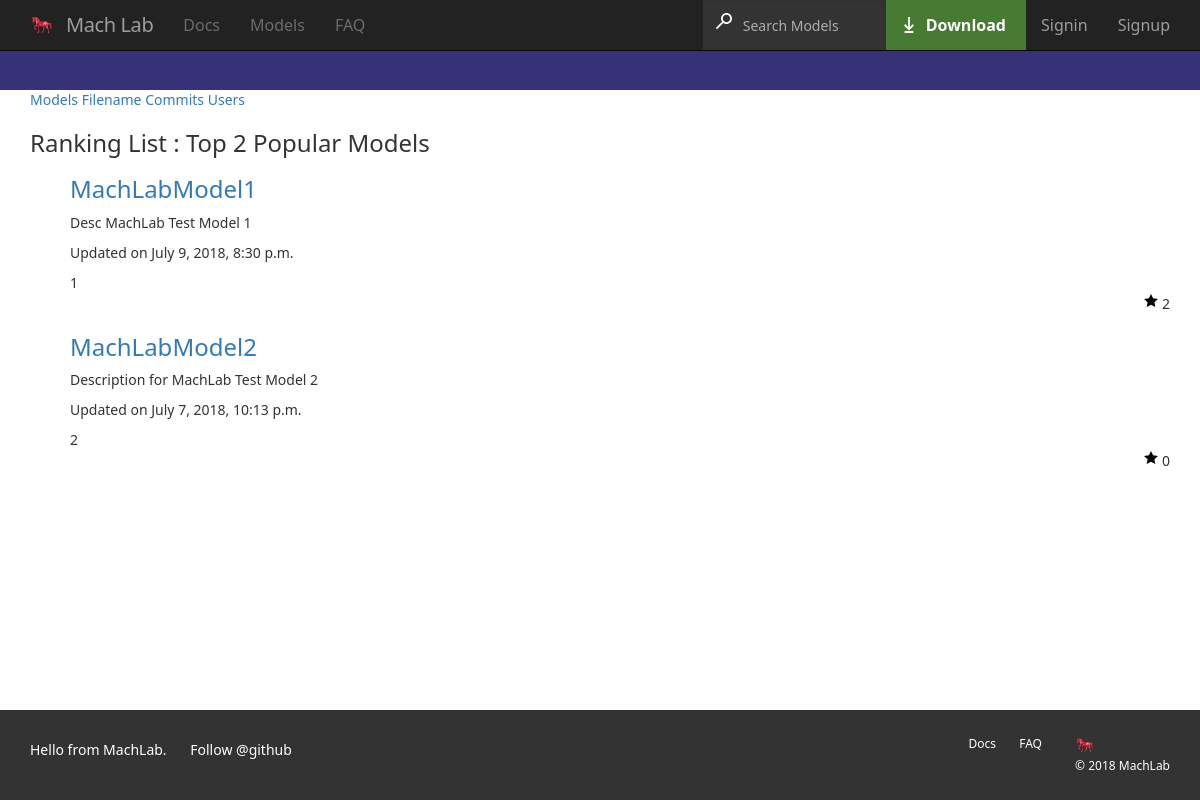
The page /models/ranking-list on the database as committed earlier.
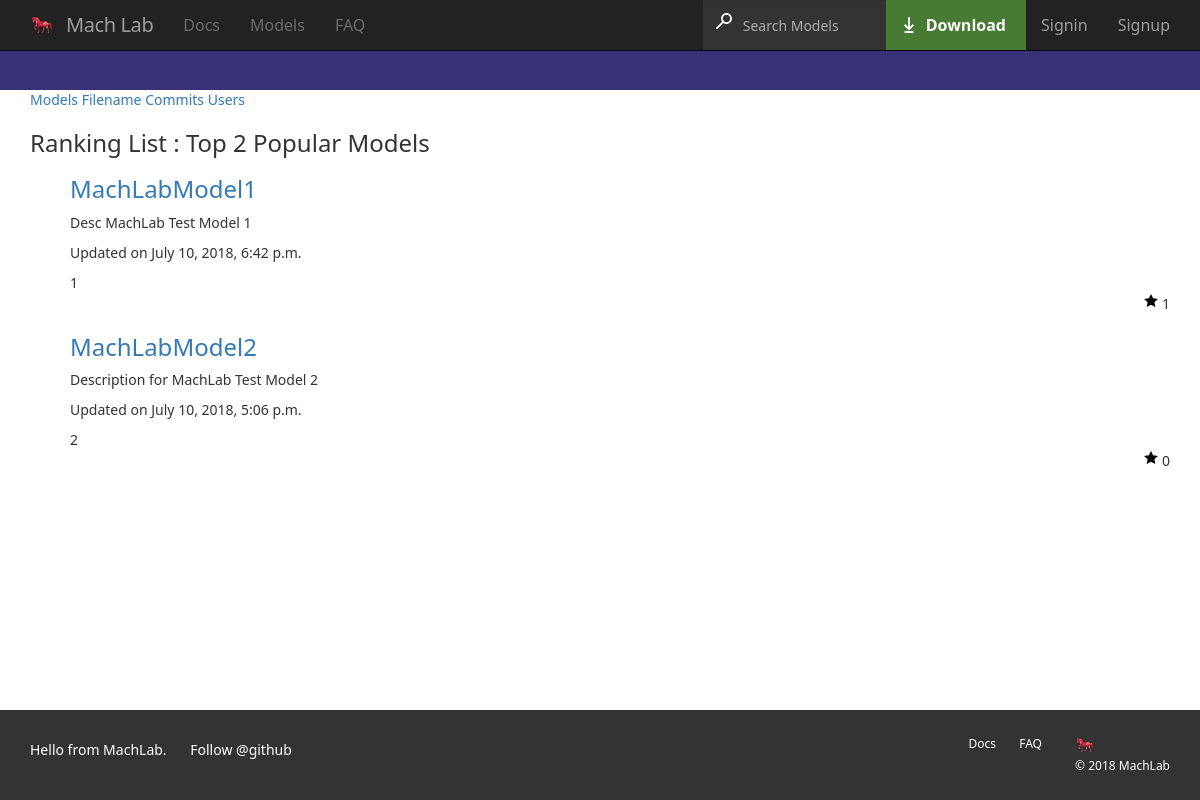
The same page on the database as committed later.
### MachLab/models.py (models this page shows, shortened)
class Model(models.Model):
    user = models.ForeignKey(User, on_delete=models.CASCADE)
    model_name = models.CharField(max_length=32)
    model_type = models.IntegerField(choices=model_type_choices, default=(0, 'default'), blank=True)
    description = models.TextField(max_length=256, blank=True, null=True)
    star_count = models.IntegerField(default=0)
    click_count = models.IntegerField(default=0)
    modified_datetime = models.DateTimeField(auto_now=True)
    class Meta:
        ordering = ['-star_count']

### Models/views.py (the view)
def ranking_list(request):
    context = {}
    context['title'] = '模型精选 | MachLab'
    context['q'] = 'RankingList'
    context['type'] = 'RankingList'
    context['n_top'] = n_top
    models = get_n_top(n_top)
    context['models'] = models
    return render(request, 'search.html', context)

### MachLab/record.py (called while the page is built)
def get_n_top(n_top=12):
    models = Model.objects.all().order_by('-click_count')[0:n_top]
    return models

### Search/templates/search.html (shortened to what this page needs)
﻿{% extends "base.html" %}
{% block main %}
<div role="main" class="application-main ">
    <div id="js-pjax-container" data-pjax-container="">
        <div class="container mt-4">
            <div class="columns">
                <div class="column one-fourth">
                    <nav class="menu border" data-pjax="">
                    <a class="menu-item selected" href="/search?q={{q}}&amp;type=Models">Models</a>
                    <a class="menu-item " href="/search?q={{q}}&amp;type=Modelfiles">Filename</a>
                    <a class="menu-item " href="/search?q={{q}}&amp;type=Commits">Commits</a>
                    <a class="menu-item " href="/search?q={{q}}&amp;type=Users">Users</a>
                    </nav>
                </div>
                <div class="column three-fourths codesearch-results">
                    <div class="pl-2">
                        <div class="d-flex flex-justify-between border-bottom pb-3">
                            {% if type == 'RankingList' %}
                                <h3>Ranking List : Top {{n_top}} Popular Models</h3>
                            {% elif type == 'Models' %}
                                <h3>{{result_model_count}} model results</h3>
                            {% elif type == 'Modelfiles' %}
                                <h3><span class="d-inline-block v-align-middle">Showing {{result_modelfile_count}} available file results</span></h3>
                            {% elif type == 'Commits' %}
                                <h3>{{result_issue_count}} commits</h3>
                            {% elif type == 'Users' %}
                                <h3>{{result_user_count}} users</h3>
                            {% endif %}
                        </div>
                        {% if type == '' or type == 'Models' or type == 'RankingList' %}
                        <ul class="repo-list">
                            {% for model in models %}
                            <div class="repo-list-item d-flex flex-justify-start py-4 public source">
                                <div class="col-8 pr-3">
                                    <h3>
                                        <a class="v-align-middle" href="/models/{{model.user.username}}/{{model.model_name}}">{{model.model_name}}</a>
                                    </h3>
                                    <p class="col-9 d-inline-block text-gray mb-2 pr-4">
                                    {{model.description}}
                                    </p>
                                    <div class="d-flex">
                                        <p class="f6 text-gray mr-3 mb-0 mt-2">
                                        Updated <relative-time datetime="{{model.modified_datetime}}" title="{{model.modified_datetime}}">on {{model.modified_datetime}}</relative-time>
                                        </p>
                                    </div>
                                </div>
                                <div class="d-table-cell col-2 text-gray pt-2">
                                    {{model.model_type}}
                                </div>
                                <div class="col-2 text-right pt-1 pr-3 pt-2">
                                    <span class="muted-link" href="">
                                        <svg aria-label="star" class="octicon octicon-star" viewBox="0 0 14 16" version="1.1" width="14" height="16" role="img"><path fill-rule="evenodd" d="M14 6l-4.9-.64L7 1 4.9 5.36 0 6l3.6 3.26L2.67 14 7 11.67 11.33 14l-.93-4.74L14 6z"></path></svg>
                                        {{model.star_count}}
                                    </span>
                                </div>
                            </div>
                            {% endfor %}
                        </ul>
                        {% endif %}
                    </div>
                </div>
            </div>
        </div>
    </div>
</div>
{% endblock %}

### templates/base.html (shortened to what this page needs)
﻿<!DOCTYPE html>
<html lang="en" xmlns="http://www.w3.org/1999/xhtml">
<head>
    <link rel="stylesheet" type="text/css" href="/static/css/style.css">
    <link rel="stylesheet" type="text/css" href="/static/css/bootstrap.min.css">
    <link rel="stylesheet" type="text/css" href="/static/css/bootstrap.css">
</head>
<body class="home win">
    <div id="main" itemscope="" itemtype="http://schema.org/WebApplication">
        {% block header%}
        {% include "./include/header.html"%}
        {% endblock%}
        {% block main%}{% endblock%}
    </div>
    {% block footer%}
    {% include "./include/footer.html"%}
    {% endblock%}
</body>
</html>

### templates/include/header.html (shortened to what this page needs)
<div class="navbar-fixed-container">
    <div class="navbar navbar-inverse navbar-fixed-top affix-top" data-spy="affix" data-offset-top="1">
        <nav role="navigation">
          	<div class="container">
          	    <div class="nav navbar-header">
          	        <a class="navbar-brand" href="/"><span itemprop="name">Mach Lab</span></a>
          	    </div>
          	    <div class="navbar-collapse collapse">
          	        <ul class="nav navbar-nav navbar-left">
          	            <li><a id="nav-docs" href="{% url 'docs' %}">Docs</a></li>
          	            <li><a id="nav-updates" href="{% url 'ranking-list' %}">Models</a></li>
          	            <li><a id="nav-faqs" href="{% url 'faq' %}">FAQ</a></li>
          	        </ul>
          	        <ul class="nav navbar-nav navbar-right">
          	            <li class="search">
          	                <form class="nav-search search-form" action="/search" method="get">
          	                    <div class="input-group">
          	                        <input name="q" class="search-box form-control" placeholder="Search Models" type="text">
          	                        <span class="input-group-btn">
          	                            <button tabindex="0" class="btn" type="submit" aria-label="Search">
          	                                    <img class="search-icon" src="/static/icons/search.svg" alt="Search" width="16px" height="16px">
          	                            </button>
          	                        </span>
          	                    </div>
          	                </form>
                        </li>
          	            <li>
                            <a itemprop="downloadUrl" class="link-button" href="/download" id="nav-download">
                                <img class="download-icon" src="/static/icons/download.svg" alt="Download Mach Lab" width="16px" height="16px">
                                <span class="hidden-sm">Download</span>
                            </a>
                        </li>
                        {% if request.user.is_authenticated %}
                            <li><a id="nav-username" href="{% url 'profile' %}">{{ request.user.username }}，您好！</a></li>
          	                <li><a id="nav-logout" href="{% url 'logout' %}">Logout</a></li>
                        {% else %}
          	                <li><a id="nav-login" href="{% url 'login' %}">Signin</a></li>
          	                <li><a id="nav-register" href="{% url 'register' %}">Signup</a></li>
                        {% endif %}
          	        </ul>
          	    </div>
          	</div>
        </nav>
    </div>
</div>

### templates/include/footer.html
﻿<footer role="contentinfo">
    <div class="container">
        <div class="row">
            <div class="left col-md-7">
                <ul class="links">
                    <li>
                        <span class="message">Hello from MachLab.</span>
                    </li>
                    <li>
                        <a href="https://github.com/RichardBrook24/MachLab" aria-hidden="true" onclick="" role="button" tabindex="0">Follow @github</a>
                    </li>
                    <li>
                        <div class="github-star-button">
                            <iframe title="GitHub star button" src="https://ghbtns.com/github-btn.html?user=richardbrook24&amp;repo=MachLab&amp;type=star&amp;count=true" width="130px" height="20px" frameborder="0"></iframe>
                        </div>
                    </li>
                </ul>
            </div>
            <div class="right col-md-5">
                <ul class="links">
                    <li><a id="footer-support-link" href="/docs">Docs</a></li>
                    <li><a id="footer-license-link" href="/docs/supporting/faq">FAQ</a></li>
                </ul>
                <div class="copyright">
                    <a id="footer-machlab-link" class="logo" href="">
                        <img class="logo" src="/static/img/logo.png" alt="MachLab homepage" height="20">
                    </a>
                    <span>© 2018
                        <span itemprop="publisher" itemscope="" itemtype="https://schema.org/Organization">
                            <span itemprop="name">MachLab</span>
                        </span>
                    </span>
                </div>
            </div>
        </div>
    </div>
</footer>

Rows that differ between the two databases and show on the page:
changed Model "MachLabModel1": modified_datetime "July 9, 2018, 8:30 p.m." → "July 10, 2018, 6:42 p.m."; star_count "2" → "1"
changed Model "MachLabModel2": modified_datetime "July 7, 2018, 10:13 p.m." → "July 10, 2018, 5:06 p.m."
